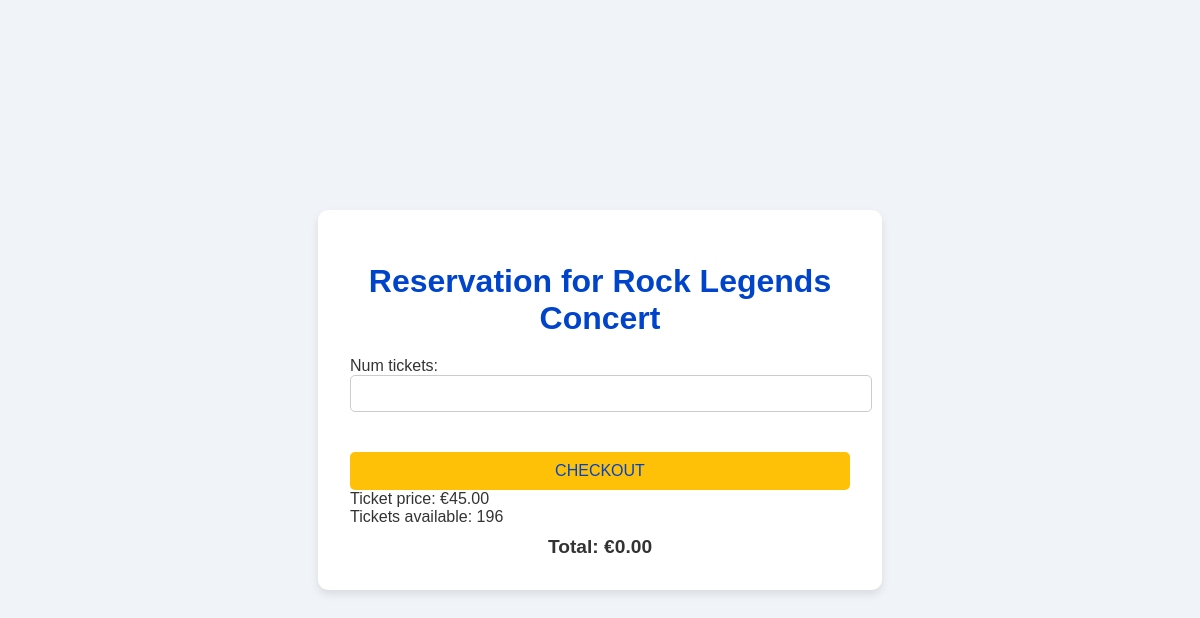
Screenshot of /booking/booking/3/ (signed in) with the database file from the repository.
### events/models.py (models this page shows, shortened)
class Event(models.Model):
    title = models.CharField(max_length=200)
    description = models.TextField()
    date = models.DateTimeField()
    location = models.CharField(max_length=100)
    available_seats = models.IntegerField()
    price = models.DecimalField(max_digits=10, decimal_places=2)

### booking/views.py (the view)
# urls.py: path('booking/<int:event_id>/', views.booking_view, name='booking'),
@login_required
def booking_view(request, event_id):
    event = get_object_or_404(Event, id=event_id)
    if request.method == 'POST':
        form = BookingForm(request.POST)
        if form.is_valid():
            num_tickets = form.cleaned_data['num_tickets']
            total_price = num_tickets * event.price
            booking = form.save(commit=False)
            booking.user = request.user
            booking.event = event
            booking.status = 'pending'
            booking.save()
            intent = stripe.PaymentIntent.create(
                amount=int(total_price * 100),  # amount in cents
                currency='eur',
                metadata={'integration_check': 'accept_a_payment'}
            )
            return render(request, 'booking/payment.html', {
                'client_secret': intent.client_secret,
                'stripe_publishable_key': settings.STRIPE_PUBLIC_KEY,
                'booking_id': booking.id,
                'total_price': total_price,
            })
    else:
        form = BookingForm(initial={'event_id': event_id})
    return render(request, 'booking/booking.html', {'form': form, 'event': event})

### booking/forms.py
class BookingForm(forms.ModelForm):
    class Meta:
        model = Booking
        fields = ['num_tickets']
    def __init__(self, *args, **kwargs):
        super().__init__(*args, **kwargs)
        self.fields['num_tickets'].widget.attrs.update({'min': 1})

### booking/templates/booking/booking.html (shortened to what this page needs)
<!DOCTYPE html>
<html lang="en">
<head>
</head>
<body>
    <div class="container">
        <h1>Reservation for {{ event.title }}</h1>
        <form method="post">
            {{ form.as_p }}
            <button id="submit-btn" type="submit">Checkout</button>
        </form>
        <p>Ticket price: €{{ event.price }}</p>
        <p>Tickets available: {{ event.available_seats }}</p>
        <p class="total">Total: €<span id="totalPrice">0.00</span></p>
    </div>
</body>
</html>

### booking/templates/booking/booking.html (style rules this page uses)
body { font-family: 'Arial', sans-serif; background-color: #f0f4f8; color: #333; display: flex; justify-content: center; align-items: center; height: 100vh; margin: 0; }
.container { background: white; padding: 2em; border-radius: 10px; box-shadow: 0 4px 8px rgba(0, 0, 0, 0.1); width: 100%; max-width: 500px; }
h1 { color: #0044cc; text-align: center; margin-bottom: 20px; }
form { display: flex; flex-direction: column; gap: 15px; }
input[type="number"], select, textarea { padding: 10px; border: 1px solid #ccc; border-radius: 5px; width: 100%; }
button[type="submit"] { background-color: #ffc107; color: #0044cc; border: none; padding: 10px; border-radius: 5px; font-size: 1em; cursor: pointer; text-transform: uppercase; margin-top: 10px; }
p { margin: 0; padding: 0; }
.total { font-size: 1.2em; font-weight: bold; text-align: center; margin-top: 10px; }

### rows the page displays
Event: title "Rock Legends Concert", price "45.00", available_seats "196"
